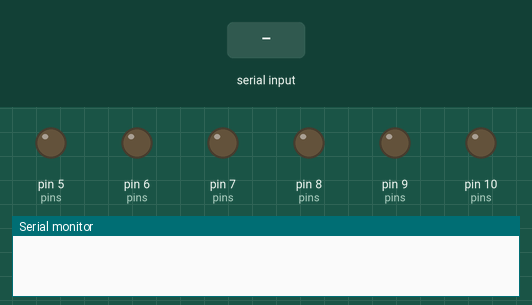
Bench run of a sketch on a simulated Arduino Uno, built with avr-gcc and run on an emulated ATmega328P. Shown: output pins drawn as LEDs (lit = HIGH), the last lines printed to the serial monitor. The test bench sets the inputs (shaded band).

Above: at 1.2 s.
1.3 s: "M 90 45\n" received over Serial
At 1.7 s:
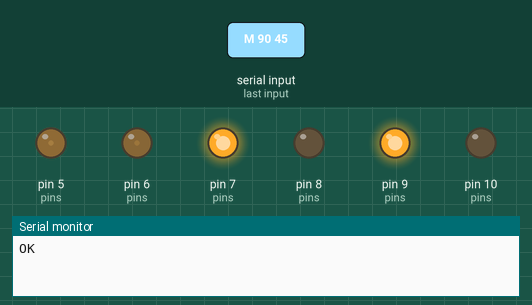
Timing chart, 0 to 4.3 s (numbered marks = the images above; inputs shaded):
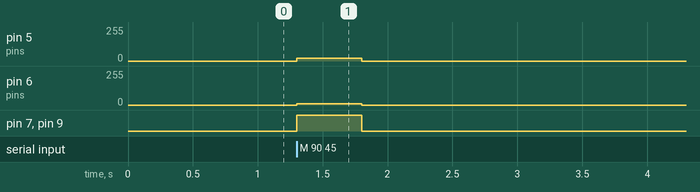

Measured:
- after the input at 1.3 s, pin 5 (pins): 0/255 → 22/255 at once, → 0/255 0.50 s later; pin 6 (pins): 0/255 → 11/255 at once, → 0/255 0.50 s later; pin 7 (pins), pin 9 (pins): LOW → HIGH at once, → LOW 0.50 s later

The sketch:

serial_motor.ino
```cpp
// Motor bridge for robot/receiver.py --backend serial: an Arduino (Uno, Nano, ...) next to the robot's
// computer drives an L298N / TB6612 from lines "M <left> <right>\n", each -1000..1000 (fraction of full
// power). Stops if no line arrives for 500 ms. Replies "OK" to each line.

static const int L_IN1 = 7, L_IN2 = 8, L_PWM = 5;    // PWM pins: 5 and 6 on an Uno
static const int R_IN1 = 9, R_IN2 = 10, R_PWM = 6;
static const unsigned long WATCHDOG_MS = 500;

unsigned long lastCmd = 0;
char buf[40];
uint8_t len = 0;

void motor(int in1, int in2, int pwm, int v) {
  v = constrain(v, -1000, 1000);
  digitalWrite(in1, v > 0 ? HIGH : LOW);
  digitalWrite(in2, v < 0 ? HIGH : LOW);
  analogWrite(pwm, (long)abs(v) * 255 / 1000);
}

void setup() {
  Serial.begin(115200);
  int pins[] = {L_IN1, L_IN2, L_PWM, R_IN1, R_IN2, R_PWM};
  for (int p : pins) pinMode(p, OUTPUT);
  motor(L_IN1, L_IN2, L_PWM, 0);
  motor(R_IN1, R_IN2, R_PWM, 0);
}

void loop() {
  while (Serial.available()) {
    char c = Serial.read();
    if (c == '\n') {
      buf[len] = 0;
      int l, r;
      if (sscanf(buf, "M %d %d", &l, &r) == 2) {
        motor(L_IN1, L_IN2, L_PWM, l);
        motor(R_IN1, R_IN2, R_PWM, r);
        lastCmd = millis();
        Serial.println("OK");
      }
      len = 0;
    } else if (len < sizeof(buf) - 1) {
      buf[len++] = c;
    }
  }
  if (millis() - lastCmd > WATCHDOG_MS) {
    motor(L_IN1, L_IN2, L_PWM, 0);
    motor(R_IN1, R_IN2, R_PWM, 0);
  }
}
```
